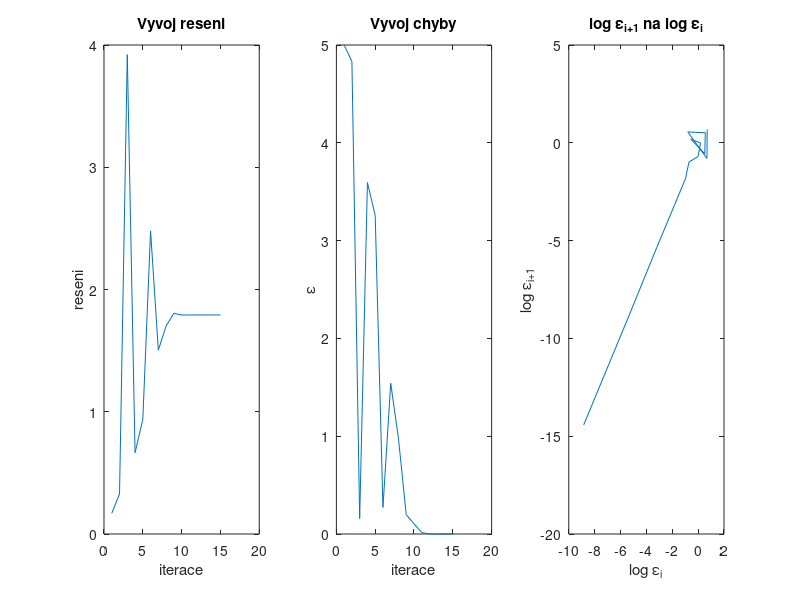

MATLAB code to generate this figure:
function secny

%demonstrace metody secen pro nelinearni rovnice
%spolu s odhadem radu metody

%nadefinujeme f(x) a budeme hledat reseni f(x)=0
f=inline('exp(x)-6');

iteraci=15; % celkovy pocet iteraci

xi=0; % pocatecni body omezujici reseni x(i)
xi_p1=5; % a x(i+1)

epsilon = []; % odhad chyby, tedy rozdil poslednich dvou odhadu korene
reseni = []; % aktualni odhad reseni

for i=1:iteraci
	c=(xi*f(xi_p1)-f(xi)*xi_p1)/(f(xi_p1)-f(xi));
	epsilon(i)=abs(xi-xi_p1);
	xi=xi_p1;
	xi_p1=c;
	reseni(i)=c;
end;

koren=reseni(end) % odhad konecneho reseni
chyba=epsilon(end) % odhadem konecne chyby

% zobrazime vyvoj reseni v zavislosti na iteracich vlevo
subplot(131);
plot(1:iteraci,reseni);
title('Vyvoj reseni');
xlabel('iterace');
ylabel('reseni');

% zobrazime vyvoj chyby v zavislosti na iteracich uprostred
subplot(132);
plot(1:iteraci,epsilon);
title('Vyvoj chyby');
xlabel('iterace');
ylabel('\epsilon');

% zobrazime zavislost log epsilon_i+1 na log epsilon_i
subplot(133);
x=log10(epsilon(1:(length(epsilon)-1)));
y=log10(epsilon(2:(length(epsilon))));
plot(x,y);
title('log \epsilon_{i+1} na log \epsilon_i');
xlabel('log \epsilon_{i}');
ylabel('log \epsilon_{i+1}');

% provedeme fit daty primkou
p=polyfit(x,y,1);

% smernice (tedy i rad) je
p(1)

end